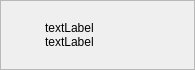
<?xml version="1.0" encoding="UTF-8"?>
<ui version="4.0">
 <class>DetailsFrame</class>
 <widget class="QFrame" name="DetailsFrame">
  <property name="geometry">
   <rect>
    <x>0</x>
    <y>0</y>
    <width>195</width>
    <height>70</height>
   </rect>
  </property>
  <property name="windowTitle">
   <string notr="true">Frame</string>
  </property>
  <property name="frameShape">
   <enum>QFrame::StyledPanel</enum>
  </property>
  <property name="frameShadow">
   <enum>QFrame::Raised</enum>
  </property>
  <layout class="QHBoxLayout" name="horizontalLayout">
   <item>
    <widget class="QLabel" name="icon">
     <property name="text">
      <string/>
     </property>
    </widget>
   </item>
   <item>
    <spacer name="horizontalSpacer_2">
     <property name="orientation">
      <enum>Qt::Horizontal</enum>
     </property>
     <property name="sizeType">
      <enum>QSizePolicy::Fixed</enum>
     </property>
     <property name="sizeHint" stdset="0">
      <size>
       <width>20</width>
       <height>20</height>
      </size>
     </property>
    </spacer>
   </item>
   <item>
    <layout class="QVBoxLayout" name="verticalLayout">
     <property name="spacing">
      <number>0</number>
     </property>
     <property name="sizeConstraint">
      <enum>QLayout::SetMaximumSize</enum>
     </property>
     <item>
      <widget class="QLabel" name="name">
       <property name="sizePolicy">
        <sizepolicy hsizetype="Minimum" vsizetype="Preferred">
         <horstretch>0</horstretch>
         <verstretch>0</verstretch>
        </sizepolicy>
       </property>
       <property name="text">
        <string notr="true">textLabel</string>
       </property>
       <property name="alignment">
        <set>Qt::AlignBottom|Qt::AlignLeading|Qt::AlignLeft</set>
       </property>
      </widget>
     </item>
     <item>
      <widget class="QLabel" name="type">
       <property name="sizePolicy">
        <sizepolicy hsizetype="Minimum" vsizetype="Preferred">
         <horstretch>0</horstretch>
         <verstretch>0</verstretch>
        </sizepolicy>
       </property>
       <property name="text">
        <string notr="true">textLabel</string>
       </property>
       <property name="alignment">
        <set>Qt::AlignLeading|Qt::AlignLeft|Qt::AlignTop</set>
       </property>
      </widget>
     </item>
    </layout>
   </item>
   <item>
    <spacer name="horizontalSpacer">
     <property name="orientation">
      <enum>Qt::Horizontal</enum>
     </property>
     <property name="sizeHint" stdset="0">
      <size>
       <width>40</width>
       <height>20</height>
      </size>
     </property>
    </spacer>
   </item>
  </layout>
 </widget>
 <resources>
  <include location="../../resources.qrc"/>
  <include location="../resources.qrc"/>
 </resources>
 <connections/>
</ui>
